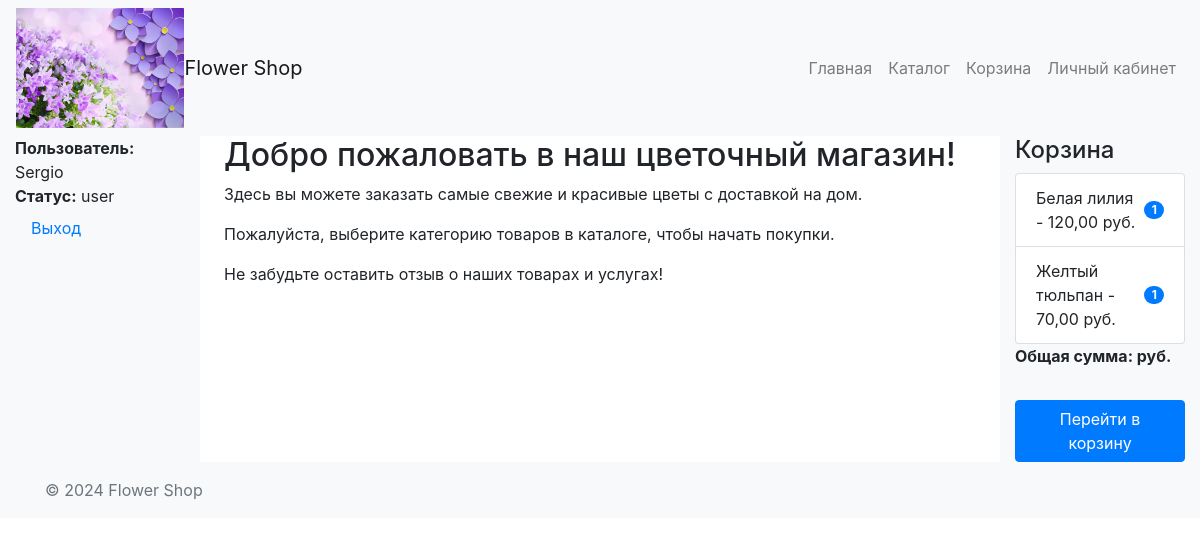
/ (signed in), run on the app's committed database.
### main/models.py (models this page shows, shortened)
class CustomUser(AbstractUser):
    StatusID = models.ForeignKey(StatusDostupa, on_delete=models.SET_DEFAULT, default=2)
    telefon = models.CharField(max_length=20, blank=True, default="")
    Primechanie = models.TextField(blank=True, default="")
    tg_Chat_ID = models.CharField(max_length=255, null=True, blank=True)
    tg_User_ID = models.CharField(max_length=255, null=True, blank=True)
    groups = models.ManyToManyField(
        'auth.Group',
        related_name='customuser_set',  # Измените related_name
        blank=True,
        help_text='The groups this user belongs to. A user will get all permissions granted to each of their groups.',
        related_query_name='user',
    )
    user_permissions = models.ManyToManyField(
        'auth.Permission',
        related_name='customuser_set',  # Измените related_name
        blank=True,
        help_text='Specific permissions for this user.',
        related_query_name='user',
    )

class StatusDostupa(models.Model):
    ID = models.AutoField(primary_key=True)
    Status = models.CharField(max_length=255)
    Opisanie_Dostupa = models.TextField(default="")  # Новое поле для описания статуса доступа

class Tovar(models.Model):
    ID = models.AutoField(primary_key=True)
    Nazvanie = models.CharField(max_length=255)
    Cena = models.DecimalField(max_digits=10, decimal_places=2)
    Img_url = models.URLField(max_length=255)
    Reiting = models.DecimalField(max_digits=3, decimal_places=2, default=0.00)
    Opisanie = models.TextField()
    ID_TipTovara = models.ForeignKey(Tip_Tovara, on_delete=models.CASCADE)
    ID_KategorTovara = models.ForeignKey(Kat_Tovara, on_delete=models.CASCADE)
    kolich_otzyv = models.IntegerField(default=0)

### orders/models.py (models this page shows, shortened)
class CartItem(models.Model):
    tovar = models.ForeignKey(Tovar, on_delete=models.CASCADE)
    quantity = models.PositiveIntegerField(default=1)
    user = models.ForeignKey(settings.AUTH_USER_MODEL, null=True, blank=True, on_delete=models.CASCADE)
    session_id = models.CharField(max_length=255, null=True, blank=True)
    is_registered = models.BooleanField(default=False)
    cena = models.DecimalField(max_digits=10, decimal_places=2, default=0.00)

### main/views.py (the view)
# urls.py: path('', views.index, name='index'),
def index(request):
    session_id = request.session.session_key
    if not session_id:
        request.session.save()
        session_id = request.session.session_key
    if request.user.is_authenticated:
        cart_items = CartItem.objects.filter(user=request.user, is_registered=True)
    else:
        cart_items = CartItem.objects.filter(session_id=session_id, is_registered=False)
    context = {
        'cart_items': cart_items,
    }
    return render(request, 'main/index.html', context)

### main/templates/main/index.html (shortened to what this page needs)
{% extends 'main/base.html' %}
{% block content %}
    <h2>Добро пожаловать в наш цветочный магазин!</h2>
    <p>Здесь вы можете заказать самые свежие и красивые цветы с доставкой на дом.</p>
    <p>Пожалуйста, выберите категорию товаров в каталоге, чтобы начать покупки.</p>
    <p>Не забудьте оставить отзыв о наших товарах и услугах!</p>
{% endblock %}

### main/templates/main/base.html (shortened to what this page needs)
{% load static %}
<!doctype html>
<html lang="en">
<head>
    <link href="https://stackpath.bootstrapcdn.com/bootstrap/4.5.2/css/bootstrap.min.css" rel="stylesheet">
    <link href="{% static 'main/css/styles.css' %}" rel="stylesheet">
    <link href="{% static 'catalog/css/style.css' %}" rel="stylesheet">
</head>
<body>
    <nav class="navbar navbar-expand-lg navbar-light bg-light">
        <img src="{% static 'main/img/img_footer2.jpg' %}" alt="Logo" style="height: 120px; object-fit: cover;">
        <a class="navbar-brand" href="{% url 'index' %}">Flower Shop</a>
        <div class="collapse navbar-collapse" id="navbarNav">
            <ul class="navbar-nav ml-auto">
                <li class="nav-item">
                    <a class="nav-link" href="{% url 'index' %}">Главная</a>
                </li>
                <li class="nav-item">
                    <a class="nav-link" href="{% url 'catalog' %}">Каталог</a>
                </li>
                <li class="nav-item">
                    <a class="nav-link" href="{% url 'cart_detail' %}">Корзина</a>
                </li>
                {% if user.is_authenticated %}
                    <li class="nav-item">
                        {% if user.StatusID_id == 2 %}
                            <a class="nav-link" href="{% url 'user_kabinet' %}">Личный кабинет</a>
                        {% elif user.StatusID_id == 3 %}
                            <a class="nav-link" href="{% url 'manager_kabinet' %}">Личный кабинет</a>
                        {% endif %}
                    </li>
                {% endif %}
            </ul>
        </div>
    </nav>
    <div class="container-fluid">
        <div class="row">
            <nav class="col-md-3 col-lg-2 d-md-block bg-light sidebar">
                <div class="sidebar-sticky">
                    <ul class="nav flex-column">
                        {% if user.is_authenticated %}
                            <li class="nav-item">
                                <strong>Пользователь:</strong> {{ user.username }}
                            </li>
                            <li class="nav-item">
                                <strong>Статус:</strong> {{ user.StatusID.Status }}
                            </li>
                            <li class="nav-item">
                                <a class="nav-link" href="{% url 'logout' %}">Выход</a>
                            </li>
                        {% endif %}
                    </ul>
                </div>
            </nav>
            <main role="main" class="col-md-7 ml-sm-auto col-lg-8 px-4">
                {% block content %}{% endblock %}
            </main>
            <aside class="col-md-2 bg-light" id="cart-sidebar">
                {% include 'orders/cart_info.html' %}
            </aside>
        </div>
    </div>
    <footer class="footer mt-auto py-3 bg-light">
        <div class="container">
            <span class="text-muted">© 2024 Flower Shop</span>
        </div>
    </footer>
</body>
</html>

### orders/templates/orders/cart_info.html
{% if cart_items %}
    <h4>Корзина</h4>
    <ul class="list-group">
        {% for item in cart_items %}
            <li class="list-group-item d-flex justify-content-between align-items-center">
                {{ item.tovar.Nazvanie }} - {{ item.cena }} руб.
                <span class="badge badge-primary badge-pill">{{ item.quantity }}</span>
            </li>
        {% endfor %}
    </ul>
    <p><strong>Общая сумма: {{ total_price }} руб.</strong></p>
    <a href="{% url 'cart_detail' %}" class="btn btn-primary mt-3">Перейти в корзину</a>
{% else %}
    <p>Корзина пуста.</p>
{% endif %}

### data on the page
CustomUser: username "Sergio", StatusID.Status "user"
CartItem: tovar.Nazvanie "Белая лилия", cena "120,00", quantity "1"
CartItem: tovar.Nazvanie "Желтый тюльпан", cena "70,00", quantity "1"
